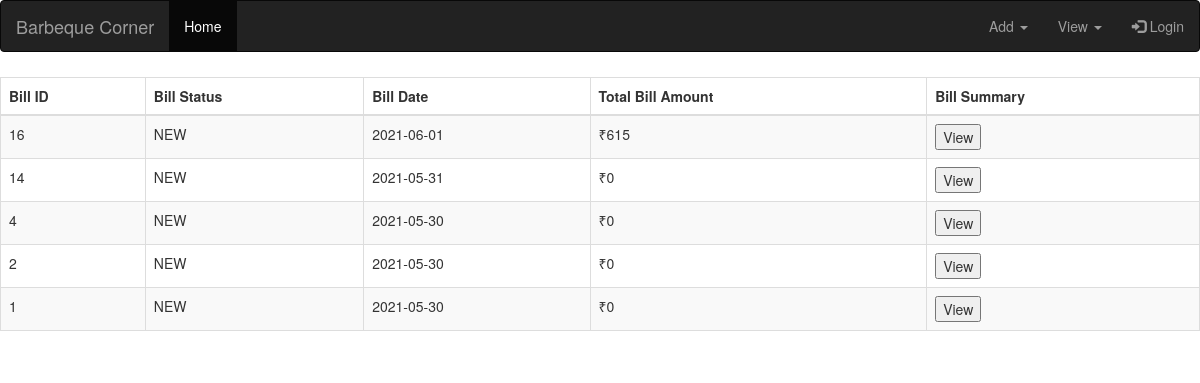
The app's page /index.php/admin_dashboard with its own data.
### tables this page shows
CREATE TABLE `bills` (
  `bill_id` int(11) NOT NULL,
  `customer_id` int(11) NOT NULL,
  `status` enum('NEW','APPROVED','DELIVERED','CANCELED') NOT NULL DEFAULT 'NEW',
  `bill_summary` longtext NOT NULL CHECK (json_valid(`bill_summary`)),
  `bill_amount` int(11) NOT NULL DEFAULT 0,
  `bill_date` date NOT NULL DEFAULT current_timestamp()
);

### application/controllers/admin_dashboard.php (called while the page is built, shortened)
<?php
class admin_dashboard extends CI_Controller
{
    public function index()
    {
        $this->load->model('Dashboard_model');
       $data['info']= $this->Dashboard_model->get_users();
       $data['item']= $this->Dashboard_model->get_items();
       $querys = $this->Dashboard_model->get_history();
		$data['history'] = null;
		if ($querys) {
			$data['history'] =  $querys;
		}
        $this->load->view('includes/admin_header');
        $this->load->view('admin_Dashboard',$data);
    }
}

### index.php (called while the page is built, shortened)
<?php
require_once BASEPATH.'core/CodeIgniter.php';

### application/models/Dashboard_model.php (called while the page is built)
<?php
class Dashboard_model extends CI_Model {
    public function get_users() {
        $this->db->select('*');
        $this->db->from('customers');
    	$query = $this->db->get();
        return $query->result();
    }
    public function get_items() {
        $this->db->select('*');
        $this->db->from('items');
    	$query = $this->db->get();
        return $query->result();
    }
    public function get_history()
    {
        $this->db->select("*");
        $this->db->from('bills');
        $this->db->order_by('bill_id', 'DESC');
        $query = $this->db->get();
        return $query->result();
    }
}

### application/views/admin_Dashboard.php (the view, shortened to what this page needs)
<!DOCTYPE html>
<html lang="en">
<head>
  <link rel="stylesheet" href="https://cdnjs.cloudflare.com/ajax/libs/font-awesome/4.7.0/css/font-awesome.min.css">
</head>
<body>
  <div class="row">
    <div class="column">
      <table id="history" class="table table-striped table-bordered" style="width:100%">
        <thead>
          <tr>
            <th>Bill ID</th>
            <th>Bill Status</th>
            <th>Bill Date</th>
            <th>Total Bill Amount</th>
            <th>Bill Summary</th>
        </thead>
        <tbody>
          <?php foreach ($history as $q) : ?>
            <tr>
              <td><?= $q->bill_id ?></td>
              <td><?= $q->status ?></td>
              <td><?= $q->bill_date ?></td>
              <td>₹<?= $q->bill_amount ?></td>
              <td>
                <button>View</button>
              </td>
            </tr>
          <?php endforeach; ?>
        </tbody>
      </table>
    </div>
  </div>
</body>
</html>

### application/views/admin_Dashboard.php (style rules this page uses)
.row { margin-left: -5px; margin-right: -5px; }
.column { float: left; width: 100%; padding: 5px; }
.row::after { content: ""; clear: both; display: table; }
table, th, td { border: 1px solid #ddd; padding: 8px; }

### records on screen
bills: bill_id "16", status "NEW", bill_date "2021-06-01", bill_amount "615"
bills: bill_id "14", status "NEW", bill_date "2021-05-31", bill_amount "0"
bills: bill_id "4", status "NEW", bill_date "2021-05-30", bill_amount "0"
bills: bill_id "2", status "NEW", bill_date "2021-05-30", bill_amount "0"
bills: bill_id "1", status "NEW", bill_date "2021-05-30", bill_amount "0"
